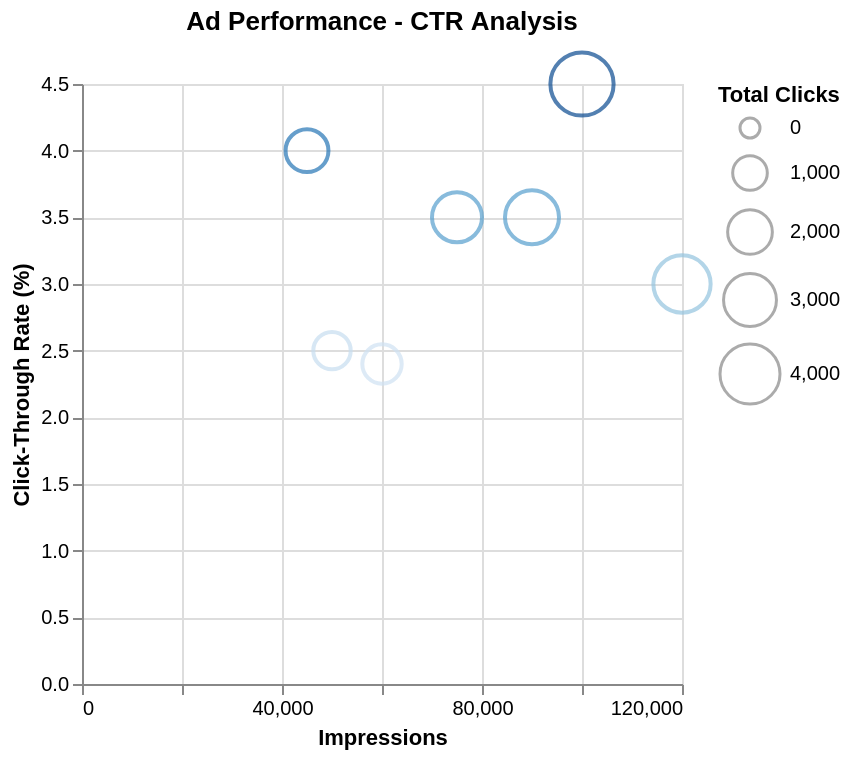

Vega-Lite specification stored for this chart:
### Vega-Lite specification from a JSON file in a GitHub repository (floating-point values rounded to 4 significant figures)
{"$schema": "https://vega.github.io/schema/vega-lite/v6.json", "description": "Ad click-through rate analysis", "data": {"values": [{"impressions": 50000, "clicks": 1250, "campaign": "Summer Sale", "ctr": 2.5}, {"impressions": 75000, "clicks": 2625, "campaign": "Back to School", "ctr": 3.5}, {"impressions": 120000, "clicks": 3600, "campaign": "Holiday Special", "ctr": 3.0}, {"impressions": 45000, "clicks": 1800, "campaign": "Flash Deal", "ctr": 4.0}, {"impressions": 90000, "clicks": 3150, "campaign": "Spring Collection", "ctr": 3.5}, {"impressions": 60000, "clicks": 1440, "campaign": "Clearance", "ctr": 2.4}, {"impressions": 100000, "clicks": 4500, "campaign": "Black Friday", "ctr": 4.5}]}, "mark": "point", "encoding": {"x": {"field": "impressions", "type": "quantitative", "axis": {"title": "Impressions", "format": ",.0f"}}, "y": {"field": "ctr", "type": "quantitative", "axis": {"title": "Click-Through Rate (%)"}}, "size": {"field": "clicks", "type": "quantitative", "legend": {"title": "Total Clicks"}, "scale": {"range": [100, 1000]}}, "color": {"field": "ctr", "type": "quantitative", "scale": {"scheme": "blues"}, "legend": null}, "tooltip": [{"field": "campaign", "type": "nominal"}, {"field": "impressions", "type": "quantitative", "format": ",.0f"}, {"field": "clicks", "type": "quantitative", "format": ",.0f"}, {"field": "ctr", "type": "quantitative", "format": ".1f", "title": "CTR %"}]}, "title": "Ad Performance - CTR Analysis"}
